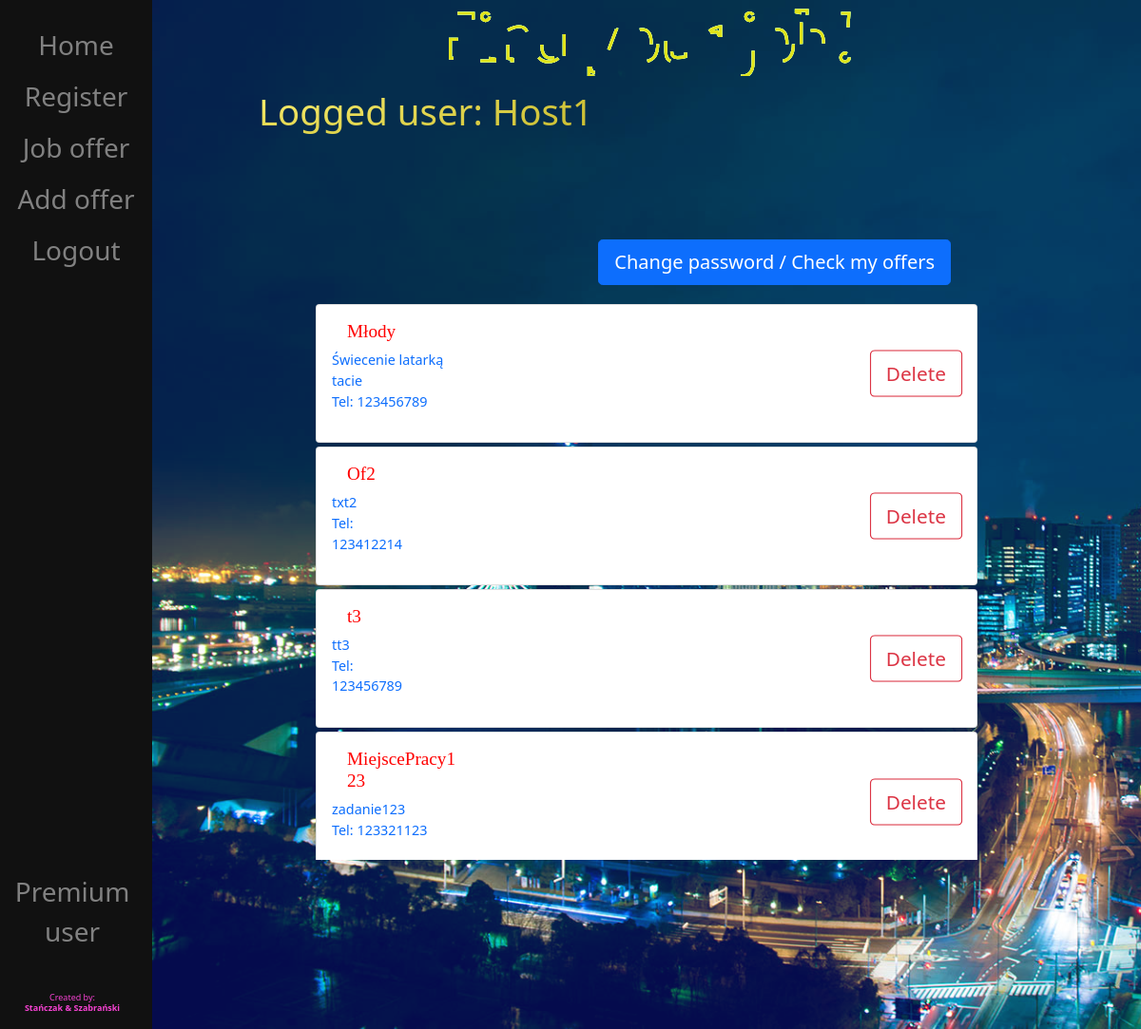
The page / (signed in) on the database as committed earlier.
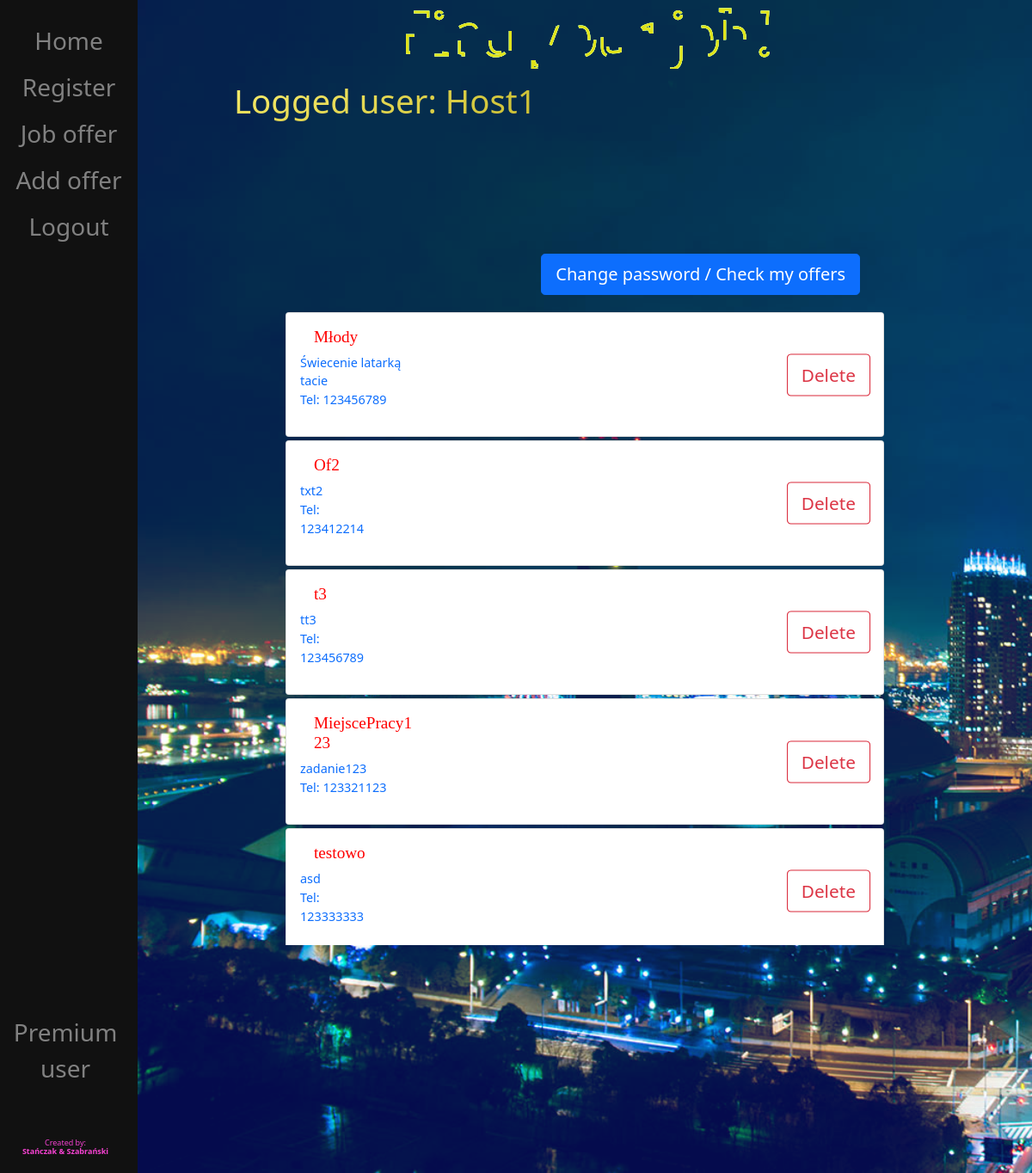
The same page on the database as committed later.
### SZO/models.py (models this page shows, shortened)
class JobOffer(models.Model):
    user = models.ForeignKey(User, on_delete=models.CASCADE)
    title = models.CharField(max_length=40)
    text = models.CharField(max_length=1000)
    city = models.CharField(max_length=100, default='Warszawa')
    tel_number = models.CharField(max_length=9)
    image = models.ImageField(upload_to='images/', null=True, blank=True)
    latitude = models.CharField(max_length=200,default=0)
    longitude = models.CharField(max_length=200, default=0)
    def getText(self):
        return self.text
    def getTitle(self):
        return self.title
    def getTel(self):
        return self.tel_number
    def getUsername(self):
        return str(self.user)

### SZO/views.py (the view)
# urls.py: path("", views.home, name="home"),
def home(request):
    offers = JobOffer.objects.all()
    perPage = 3
    p = Paginator(offers, perPage)
    page = request.GET.get('page')
    offersList = p.get_page(page)
    if request.method == 'POST':
        form = PasswordChangeForm(request.user, request.POST)
        if form.is_valid():
            user = form.save()
            update_session_auth_hash(request, user)
            messages.success(request, 'Your password was successfully updated!')
            return redirect('/')
        else:
            form = PasswordChangeForm()
    else:
        form = PasswordChangeForm(request.user)
        return render(request, 'SZO/home.html',
                      {'form': form,
                       "offers": offers,
                       "offersList": offersList}
                      )

### SZO/templates/SZO/home.html (shortened to what this page needs)
{% extends 'SZO/base.html' %}
{% load static %}
{% load crispy_forms_tags %}
{% block content %}
    <head>
        <link href="{% static 'advs.css' %}" rel="stylesheet">
    </head>
    {% if user.is_authenticated %}
        <header>
            <h1 class="header-1">Logged user: {{ user }}</h1>
        </header>
        <div class="switch">
            <button onclick="toggle();" class="btn btn-lg btn-primary btn-block">Change password / Check my offers
            </button>
        </div>
        <div class="jobOffer">
            <form id="myOwnOffer">
                {% if user.groups.all.0.name == 'host' %}
                    {% for offer in offers %}
                        {% if request.user.username == offer.getUsername %}
                            <a href="/details/{{ offer.id }}">
                                <div class="card">
                                    <div class="card-body">
                                        <div id="card-content">
                                            <h5>{{ offer.getTitle }}</h5>
                                            <p class="single-offer">{{ offer.getText }}<br>
                                                Tel: {{ offer.getTel }}</p>
                                        </div>
                                        <div class="delete"><a href="{% url 'delete' offer.id %}"
                                                               class="btn btn-outline-danger">Delete</a></div>
                                    </div>
                                </div>
                            </a>
                        {% endif %}
                    {% endfor %}
                {% endif %}
            </form>
        </div>
    {% else %}
        <div class="notLogged">
            <h1>You are not logged in!</h1><br>
            <p>Login to use website <a href="/login">here</a></p>
        </div>
    {% endif %}
{% endblock %}

Rows that differ between the two databases and show on the page:
added JobOffer: getTitle "testowo", getText "asd", getTel "123333333"
